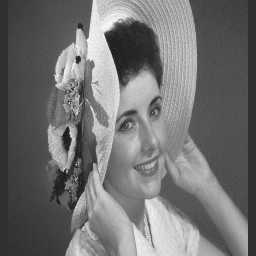
#> input picture 多媒体技术/实验4/JPEG_sample_code20220108/lady.jpg, 256 x 256 px
$ python jpeg.py
#> lines starting #> are read from the running program, lines starting #| are printed output that depends on the picture
import numpy as np
import matplotlib.pyplot as plt

# First, we implement the DCT and IDCT
class DCTTransform:
    def __init__(self):
        # Initialize 2D cosine lookup tables
        self.cos_table = np.zeros((8, 8))
        for i in range(8):
            for j in range(8):
                self.cos_table[i, j] = np.cos((2*j + 1) * i * np.pi / 16)

    def get_scale_factor(self, u, v):
        """Get scaling factor C(u)C(v)/4"""
        cu = 1/np.sqrt(2) if u == 0 else 1
        cv = 1/np.sqrt(2) if v == 0 else 1
        return (cu * cv) / 4

    def forward_dct_2d(self, block):
        """Implement 2D DCT"""
        result = np.zeros((8, 8))

        for u in range(8):
            for v in range(8):
                sum_val = 0
                for x in range(8):
                    for y in range(8):
                        sum_val += block[x, y] * \
                                 self.cos_table[u, x] * \
                                 self.cos_table[v, y]

                result[u, v] = self.get_scale_factor(u, v) * sum_val

        return result

    def inverse_dct_2d(self, dct_block):
        """Implement 2D IDCT"""
        result = np.zeros((8, 8))

        for x in range(8):
            for y in range(8):
                sum_val = 0
                for u in range(8):
                    for v in range(8):
                        sum_val += self.get_scale_factor(u, v) * \
                                 dct_block[u, v] * \
                                 self.cos_table[u, x] * \
                                 self.cos_table[v, y]

                result[x, y] = sum_val

        return result

class HuffmanCoding:
    def __init__(self):
        # Initialize DC and AC Huffman tables from the provided reference
        self.dc_table = {
            0: '00',
            1: '010',
            2: '011',
            3: '100',
            4: '101',
            5: '110',
            6: '1110',
            7: '11110',
            8: '111110',
            9: '1111110',
            10: '11111110',
            11: '111111110'
        }

        # Initialize AC table
        self.ac_table = {
            (0, 0): '1010',      # EOB
            (0, 1): '00',
            (0, 2): '01',
            (0, 3): '100',
            (0, 4): '1011',
            (0, 5): '11010',
            (0, 6): '1111000',
            (0, 7): '11111000',
            (0, 8): '1111110110',
            (0, 9): '1111111110000010',
            (0, 10): '1111111110000011',
            (1, 1): '1100',
            (1, 2): '11011',
            (1, 3): '1111001',
            (1, 4): '111110110',
            (1, 5): '11111110110',
            (1, 6): '1111111110000100',
            (1, 7): '1111111110000101',
            (1, 8): '1111111110000110',
            (1, 9): '1111111110000111',
            (1, 10): '1111111110001000',
            (2, 1): '11100',
            (2, 2): '11111001',
            (2, 3): '1111110111',
            (2, 4): '111111110100',
            (2, 5): '111111111001001',
            (2, 6): '111111111001010',
            (2, 7): '1111111110001011',
            (2, 8): '111111111001100',
            (2, 9): '111111111001101',
            (2, 10): '111111111001110',
            (3, 1): '111010',
            (3, 2): '111110111',
            (3, 3): '111111110101',
            (3, 4): '1111111110001111',
            (3, 5): '1111111110010000',
            (3, 6): '1111111110010001',
            (3, 7): '1111111110010010',
            (3, 8): '1111111110010011',
            (3, 9): '1111111110010100',
            (3, 10): '1111111110010101',
            (4, 1): '111011',
            (4, 2): '1111111000',
            (4, 3): '1111111110010110',
            (4, 4): '1111111110010111',
            (4, 5): '1111111110011000',
            (4, 6): '1111111110011001',
            (4, 7): '1111111110011010',
            (4, 8): '1111111110011011',
            (4, 9): '1111111110011100',
            (4, 10): '1111111110011101',
            (5, 1): '1111010',
            (5, 2): '11111110111',
            (5, 3): '1111111110011110',
            (5, 4): '1111111110011111',
            (5, 5): '1111111110100000',
            (5, 6): '1111111110100001',
            (5, 7): '1111111110100010',
            (5, 8): '1111111110100011',
            (5, 9): '1111111110100100',
            (5, 10): '1111111110100101',
            (6, 1): '1111011',
            (6, 2): '111111110110',
            (6, 3): '1111111110100110',
            (6, 4): '1111111110100111',
            (6, 5): '1111111110101000',
            (6, 6): '1111111110101001',
            (6, 7): '1111111110101010',
            (6, 8): '1111111110101011',
            (6, 9): '1111111110100100',
            (6, 10): '1111111110100101',
            (7, 1): '11111010',
            (7, 2): '111111110111',
            (7, 3): '1111111110101110',
            (7, 4): '1111111110101111',
            (7, 5): '1111111110110000',
            (7, 6): '1111111110110001',
            (7, 7): '1111111110110010',
            (7, 8): '1111111110110011',
            (7, 9): '1111111110110100',
            (7, 10): '1111111110110101',
            (8, 1): '111111000',
            (8, 2): '111111111000000',
            (8, 3): '1111111110110110',
            (8, 4): '1111111110110111',
            (8, 5): '1111111110111000',
            (8, 6): '1111111110111001',
            (8, 7): '1111111110111010',
            (8, 8): '1111111110111011',
            (8, 9): '1111111110111100',
            (8, 10): '1111111110111101',
            (9, 1): '111111001',
            (9, 2): '1111111110111110',
            (9, 3): '1111111110111111',
            (9, 4): '1111111111000000',
            (9, 5): '1111111111000001',
            (9, 6): '1111111111000010',
            (9, 7): '1111111111000011',
            (9, 8): '1111111111000100',
            (9, 9): '1111111111000101',
            (9, 10): '1111111111000110',
            (10, 1): '111111010',
            (10, 2): '1111111111000111',
            (10, 3): '1111111111001000',
            (10, 4): '1111111111001001',
            (10, 5): '1111111111001010',
            (10, 6): '1111111111001011',
            (10, 7): '1111111111001100',
            (10, 8): '1111111111001101',
            (10, 9): '1111111111001110',
            (10, 10): '1111111111001111',
            (11, 1): '1111111001',
            (11, 2): '1111111111010000',
            (11, 3): '1111111111010001',
            (11, 4): '1111111111010010',
            (11, 5): '1111111111010011',
            (11, 6): '1111111111010100',
            (11, 7): '1111111111010101',
            (11, 8): '1111111111010110',
            (11, 9): '1111111111010111',
            (11, 10): '1111111111011000',
            (12, 1): '1111111010',
            (12, 2): '1111111111011001',
            (12, 3): '1111111111011010',
            (12, 4): '1111111111011011',
            (12, 5): '1111111111011100',
            (12, 6): '1111111111011101',
            (12, 7): '1111111111011110',
            (12, 8): '1111111111011111',
            (12, 9): '1111111111100000',
            (12, 10): '1111111111100001',
            (13, 1): '11111111000',
            (13, 2): '1111111111100010',
            (13, 3): '1111111111100011',
            (13, 4): '1111111111100100',
            (13, 5): '1111111111100101',
            (13, 6): '1111111111100110',
            (13, 7): '1111111111100111',
            (13, 8): '1111111111101000',
            (13, 9): '1111111111101001',
            (13, 10): '1111111111101010',
            (14, 1): '1111111111101011',
            (14, 2): '1111111111101100',
            (14, 3): '1111111111101101',
            (14, 4): '1111111111101110',
            (14, 5): '1111111111101111',
            (14, 6): '1111111111110000',
            (14, 7): '1111111111110001',
            (14, 8): '1111111111110010',
            (14, 9): '1111111111110011',
            (14, 10): '1111111111110100',
            (15, 0): '11111111001',    # ZRL
            (15, 1): '1111111111110101',
            (15, 2): '1111111111110110',
            (15, 3): '1111111111110111',
            (15, 4): '1111111111111000',
            (15, 5): '1111111111111001',
            (15, 6): '1111111111111010',
            (15, 7): '1111111111111011',
            (15, 8): '1111111111111100',
            (15, 9): '1111111111111101',
            (15, 10): '1111111111111110'
        }

    def encode_dc(self, dc_diff):
        """Encode DC coefficient difference"""
        if dc_diff == 0:
            return self.dc_table[0]

        # Calculate category (size)
        category = int(np.floor(np.log2(abs(dc_diff)))) + 1

        # Get Huffman code for the category
        huffman_code = self.dc_table[category]

        # Generate amplitude code
        value = int(dc_diff)
        if value < 0:
            value = abs(value)
            value = (1 << category) - value - 1

        amplitude = format(value, f'0{category}b')

        return huffman_code + amplitude

    def encode_ac(self, run_length, value):
        """Encode AC coefficient"""
        value = int(value)  # Convert float to int
        if value == 0:
            if run_length == 15:
                return self.ac_table[(15,0)]  # ZRL
            elif run_length == 0:
                return self.ac_table[(0,0)]  # EOB
            return None

        size = int(np.floor(np.log2(abs(value)))) + 1
        if (run_length, size) in self.ac_table:
            huffman_code = self.ac_table[(run_length, size)]

            # Generate amplitude code similar to DC
            if value < 0:
                value = abs(value)
                value = (1 << size) - value - 1

            amplitude = format(value, f'0{size}b')

            if len(amplitude) != size:
                print(run_length, size, value, huffman_code, amplitude)
                raise ValueError("Invalid AC amplitude code")

            return huffman_code + amplitude
        return None

class JPEGCodec:
    def __init__(self):
        self.dct = DCTTransform()
        self.huffman = HuffmanCoding()

        # Standard quantization table
        self.quantization_table = np.array([
            [16, 11, 10, 16, 24, 40, 51, 61],
            [12, 12, 14, 19, 26, 58, 60, 55],
            [14, 13, 16, 24, 40, 57, 69, 56],
            [14, 17, 22, 29, 51, 87, 80, 62],
            [18, 22, 37, 56, 68, 109, 103, 77],
            [24, 35, 55, 64, 81, 104, 113, 92],
            [49, 64, 78, 87, 103, 121, 120, 101],
            [72, 92, 95, 98, 112, 100, 103, 99]
        ])
        self.quantization_table = self.quantization_table / 10 # Scale down for smaller values

    def zigzag_scan(self, block):
        """Perform zigzag scanning of the block"""
        # Implementation of zigzag scanning pattern
        if block.shape != (8, 8):
            raise ValueError("Input block must be 8x8")

        # Zigzag pattern indices
        zigzag_pattern = [
            (0,0), (0,1), (1,0), (2,0), (1,1), (0,2), (0,3), (1,2),
            (2,1), (3,0), (4,0), (3,1), (2,2), (1,3), (0,4), (0,5),
            (1,4), (2,3), (3,2), (4,1), (5,0), (6,0), (5,1), (4,2),
            (3,3), (2,4), (1,5), (0,6), (0,7), (1,6), (2,5), (3,4),
            (4,3), (5,2), (6,1), (7,0), (7,1), (6,2), (5,3), (4,4),
            (3,5), (2,6), (1,7), (2,7), (3,6), (4,5), (5,4), (6,3),
            (7,2), (7,3), (6,4), (5,5), (4,6), (3,7), (4,7), (5,6),
            (6,5), (7,4), (7,5), (6,6), (5,7), (6,7), (7,6), (7,7)
        ]

        zigzag = np.zeros(64)
        for i, (row, col) in enumerate(zigzag_pattern):
            zigzag[i] = block[row, col]

        return zigzag


    def zigzag_to_block(self, zigzag_coefficients):
        """Convert zigzag sequence back to 8x8 block"""
        block = np.zeros((8, 8))

        # Zigzag pattern indices
        zigzag_pattern = [
            (0,0), (0,1), (1,0), (2,0), (1,1), (0,2), (0,3), (1,2),
            (2,1), (3,0), (4,0), (3,1), (2,2), (1,3), (0,4), (0,5),
            (1,4), (2,3), (3,2), (4,1), (5,0), (6,0), (5,1), (4,2),
            (3,3), (2,4), (1,5), (0,6), (0,7), (1,6), (2,5), (3,4),
            (4,3), (5,2), (6,1), (7,0), (7,1), (6,2), (5,3), (4,4),
            (3,5), (2,6), (1,7), (2,7), (3,6), (4,5), (5,4), (6,3),
            (7,2), (7,3), (6,4), (5,5), (4,6), (3,7), (4,7), (5,6),
            (6,5), (7,4), (7,5), (6,6), (5,7), (6,7), (7,6), (7,7)
        ]

        # Place each coefficient in its position according to zigzag pattern
        for i, (row, col) in enumerate(zigzag_pattern):
            if i < len(zigzag_coefficients):
                block[row, col] = zigzag_coefficients[i]

        return block

    def encode_block(self, block, prev_dc=0):
        """Encode a single 8x8 block"""
        # Level shift (subtract 128)
        shifted_block = block - 128

        # Forward DCT
        dct_block = self.dct.forward_dct_2d(shifted_block)

        # Quantization
        tmp = dct_block / self.quantization_table
        '''quantized = np.where(tmp < 0,
                            np.round(tmp - 0.5),
                            np.where(tmp > 0,
                                    np.round(tmp + 0.5),
                                    tmp))'''
        quantized = tmp.astype(int)

        # Zigzag scan
        zz_sequence = self.zigzag_scan(quantized)

        # Entropy coding
        # Encode DC coefficient
        dc_diff = int(zz_sequence[0] - prev_dc)
        dc_code = self.huffman.encode_dc(dc_diff)

        # Encode AC coefficients
        ac_codes = []
        run_length = 0

        for ac_val in zz_sequence[1:]:
            if ac_val == 0:
                run_length += 1
                if run_length == 16:
                    ac_codes.append(self.huffman.encode_ac(15, 0))
                    run_length = 0
            else:
                # Encode run_length/size
                ac_code = self.huffman.encode_ac(run_length, ac_val)
                if ac_code:
                    ac_codes.append(ac_code)
                run_length = 0

        # Add EOB if needed
        if run_length > 0:
            ac_codes.append(self.huffman.encode_ac(0, 0))  # EOB

        return dc_code, ac_codes, zz_sequence[0]

    def decode_block(self, dc_code, ac_codes, prev_dc):
        """Decode a single 8x8 block"""
        # Initialize 64 coefficients (8x8 block in zigzag order)
        coefficients = np.zeros(64)

        # Decode DC coefficient
        # First find the category from dc_code using DC Huffman table
        dc_category = None
        for category, code in self.huffman.dc_table.items():
            if dc_code[:len(dc_code)-category] == code:
                dc_category = category
                amplitude_bits = dc_code[len(code):]
                break

        if dc_category is None:
            raise ValueError("Invalid DC Huffman code")

        if dc_category is not None:
            if dc_category == 0:
                coefficients[0] = prev_dc
            else:
                if len(amplitude_bits) != dc_category:
                    raise ValueError("Invalid DC amplitude bits length")
                # Convert amplitude_bits to value
                value = int(amplitude_bits, 2)

                if amplitude_bits[0] == '0': # If the first bit is 0, it's a negative value
                    value = -(1 << dc_category) + value + 1

                coefficients[0] = prev_dc + value

        # Decode AC coefficients
        current_position = 1
        for ac_code in ac_codes:
            if ac_code == self.huffman.ac_table[(0,0)]:  # EOB
                break
            if ac_code == self.huffman.ac_table[(15,0)]:  # ZRL
                current_position += 16
                continue

            # Find run_length/size combination from AC Huffman table
            for (run_length, size), code in self.huffman.ac_table.items():
                if ac_code[:len(ac_code) - size] == code:
                    current_position += run_length
                    if current_position >= 64:  # Bounds check
                        raise ValueError("Position exceeds block size")

                    amplitude_bits = ac_code[len(code):]
                    if len(amplitude_bits) != size:
                        raise ValueError("Invalid AC amplitude bits length")
                    # Standard JPEG method for negative values
                    value = int(amplitude_bits, 2)
                    if amplitude_bits[0] == '0': # If the first bit is 0, it's a negative value
                        value = -(1 << size) + value + 1

                    coefficients[current_position] = value
                    current_position += 1
                    break

        # Reverse zigzag scan
        block = self.zigzag_to_block(coefficients)

        # Dequantize
        dequantized = block * self.quantization_table

        # Inverse DCT
        idct_block = self.dct.inverse_dct_2d(dequantized)

        # Level shift (add 128)
        return idct_block + 128, coefficients[0]

def main():
    # Read the image file and convert to grayscale
    img = plt.imread('lady.jpg')
#> img is the input picture: shape (256, 256); min 8, max 255, mean 113.1
    if len(img.shape) == 3:  # Convert color image to grayscale
        test_image = np.mean(img, axis=2).astype(np.uint8)
    else:
        test_image = img

    # Get image dimensions
    height, width = test_image.shape
#> height = 256; width = 256

    # Pad image if dimensions are not multiples of 8
    pad_height = (8 - height % 8) if height % 8 != 0 else 0
#> pad_height = 0
    pad_width = (8 - width % 8) if width % 8 != 0 else 0
#> pad_width = 0

    if pad_height > 0 or pad_width > 0:
        test_image = np.pad(test_image, ((0, pad_height), (0, pad_width)), 'edge')

    # Initialize codec
    codec = JPEGCodec()

    # Encode image block by block
    encoded_data = []
    prev_dc = 0
    compressed_size = 0

    for i in range(0, height, 8):
        for j in range(0, width, 8):
            block = test_image[i:i+8, j:j+8]
            dc_code, ac_codes, new_dc = codec.encode_block(block, prev_dc)
            encoded_data.append((dc_code, ac_codes))

            # Calculate compressed size in bits
            compressed_size += len(dc_code)
            compressed_size += sum(len(code) for code in ac_codes)

            prev_dc = new_dc

    # Decode image
    decoded_image = np.zeros_like(test_image)
    block_idx = 0
    prev_dc = 0

    for i in range(0, height, 8):
        for j in range(0, width, 8):
            dc_code, ac_codes = encoded_data[block_idx]
            decoded_block, new_dc = codec.decode_block(dc_code, ac_codes, prev_dc)
            decoded_image[i:i+8, j:j+8] = decoded_block

            # Update prev_dc for next block
            prev_dc = new_dc  # DC coefficient
            block_idx += 1
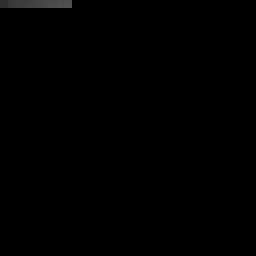
#> decoded_image: shape (256, 256); min 0, max 81, mean 0.6

    # Calculate compression ratio
    original_size = test_image.size * 8  # 8 bits per pixel
    compression_ratio = original_size / compressed_size

    # Calculate PSNR
    mse = np.mean((test_image - decoded_image) ** 2)
    max_pixel = 255
    psnr = 20 * np.log10(max_pixel / np.sqrt(mse))

    # Display results
    plt.figure(figsize=(15, 5))

    plt.subplot(131)
    plt.imshow(test_image, cmap='gray')
    plt.title('Original Image')
    plt.axis('off')

    plt.subplot(132)
    plt.imshow(decoded_image, cmap='gray')
    plt.title('Reconstructed Image')
    plt.axis('off')

    plt.subplot(133)
    plt.imshow(np.abs(test_image - decoded_image), cmap='hot')
    plt.title('Error Map')
    plt.colorbar()
    plt.axis('off')

    plt.suptitle(f'Compression Ratio: {compression_ratio:.2f}\nPSNR: {psnr:.2f} dB')
    plt.tight_layout()
    plt.show()

if __name__ == "__main__":
#> (the run stopped early here; a loop or call above may not have finished)
